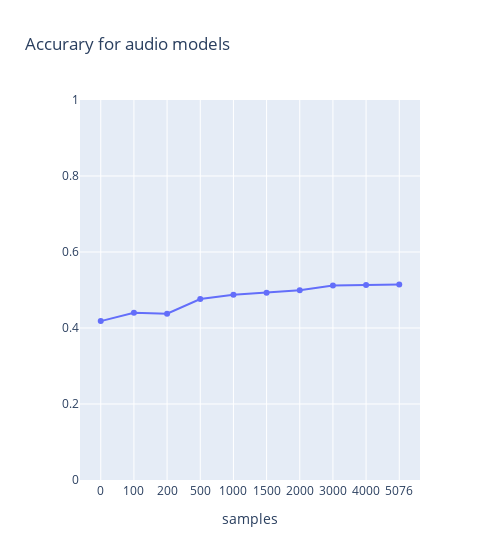

Source (notebook cell):
### Code cell
import plotly.graph_objects as go

fig = go.Figure()

fig.add_trace(go.Scatter(x=numOfSamples, y=list(audio_translated.values()),
                    mode='lines+markers',
                    name='MMT'))

fig.update_layout(
    title="Accurary for audio models",
    xaxis = dict(
      title = 'samples',
      type='category',
      showgrid = True,
      zeroline = True,
      showline = True,
      showticklabels = True,
      gridwidth = 1
   ),
   yaxis_range=[0,1],
   width=500
   )

fig.show()

### Figure 1 — Plotly figure (JSON) as saved in the notebook; plotly's stock layout.template omitted (floating-point values rounded to 4 significant figures)
{"data": [{"mode": "lines+markers", "name": "MMT", "type": "scatter", "x": ["0", "100", "200", "500", "1000", "1500", "2000", "3000", "4000", "5076"], "y": [0.4181, 0.4402, 0.4378, 0.4764, 0.4874, 0.4929, 0.4992, 0.5118, 0.5134, 0.5142]}], "layout": {"title": {"text": "Accurary for audio models"}, "width": 500, "xaxis": {"gridwidth": 1, "showgrid": true, "showline": true, "showticklabels": true, "title": {"text": "samples"}, "type": "category", "zeroline": true}, "yaxis": {"range": [0, 1]}}}
